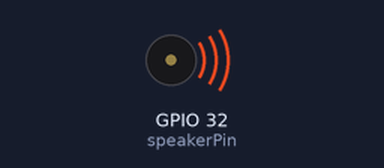
The sketch below on a simulated ESP32. Shown: buzzer (waves = sounding). What the sketch prints to the serial monitor is not drawn.

Above: at 0.1 s.
At 25.1 s:
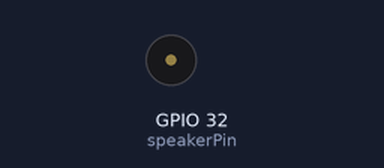
Timing chart, 0 to 40.0 s (numbered marks = the images above):
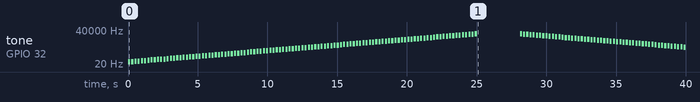

Measured:
- by itself, tone on GPIO 32 (speakerPin): plays 32 Hz for 0.15 s, 34 Hz for 0.15 s, 36 Hz for 0.15 s, 38 Hz for 0.15 s, 41 Hz for 0.15 s, 43 Hz for 0.15 s … (161 notes in this stretch)

The sketch:

hdd_test.ino
```cpp
// オクターブ1から10までの全半音を再生するテストコード

// スピーカー/ブザーを接続するピン
const int speakerPin = 32;

// === 周波数定義 (Hz) ===
// 国際標準ピッチ A4=440Hz に基づく平均律
// C0 = 16.35 Hz (参考)

// オクターブ 1 (C1 - B1) - 再生は非常に困難
#define NOTE_C1   32.70
#define NOTE_CS1  34.65  // C#1
#define NOTE_D1   36.71
#define NOTE_DS1  38.89  // D#1
#define NOTE_E1   41.20
#define NOTE_F1   43.65
#define NOTE_FS1  46.25  // F#1
#define NOTE_G1   49.00
#define NOTE_GS1  51.91  // G#1
#define NOTE_A1   55.00
#define NOTE_AS1  58.27  // A#1
#define NOTE_B1   61.74

// オクターブ 2 (C2 - B2) - 低音域、ブザーによっては再生困難
#define NOTE_C2   65.41
#define NOTE_CS2  69.30
#define NOTE_D2   73.42
#define NOTE_DS2  77.78
#define NOTE_E2   82.41
#define NOTE_F2   87.31
#define NOTE_FS2  92.50
#define NOTE_G2   98.00
#define NOTE_GS2 103.83
#define NOTE_A2  110.00
#define NOTE_AS2 116.54
#define NOTE_B2  123.47

// オクターブ 3 (C3 - B3)
#define NOTE_C3  130.81
#define NOTE_CS3 138.59
#define NOTE_D3  146.83
#define NOTE_DS3 155.56
#define NOTE_E3  164.81
#define NOTE_F3  174.61
#define NOTE_FS3 185.00
#define NOTE_G3  196.00
#define NOTE_GS3 207.65
#define NOTE_A3  220.00
#define NOTE_AS3 233.08
#define NOTE_B3  246.94

// オクターブ 4 (C4 - B4) - 中央のドを含むオクターブ
#define NOTE_C4  261.63
#define NOTE_CS4 277.18
#define NOTE_D4  293.66
#define NOTE_DS4 311.13
#define NOTE_E4  329.63
#define NOTE_F4  349.23
#define NOTE_FS4 369.99
#define NOTE_G4  392.00
#define NOTE_GS4 415.30
#define NOTE_A4  440.00
#define NOTE_AS4 466.16
#define NOTE_B4  493.88

// オクターブ 5 (C5 - B5)
#define NOTE_C5  523.25
#define NOTE_CS5 554.37
#define NOTE_D5  587.33
#define NOTE_DS5 622.25
#define NOTE_E5  659.25
#define NOTE_F5  698.46
#define NOTE_FS5 739.99
#define NOTE_G5  783.99
#define NOTE_GS5 830.61
#define NOTE_A5  880.00
#define NOTE_AS5 932.33
#define NOTE_B5  987.77

// オクターブ 6 (C6 - B6)
#define NOTE_C6  1046.50
#define NOTE_CS6 1108.73
#define NOTE_D6  1174.66
#define NOTE_DS6 1244.51
#define NOTE_E6  1318.51
#define NOTE_F6  1396.91
#define NOTE_FS6 1479.98
#define NOTE_G6  1567.98
#define NOTE_GS6 1661.22
#define NOTE_A6  1760.00
#define NOTE_AS6 1864.66
#define NOTE_B6  1975.53

// オクターブ 7 (C7 - B7)
#define NOTE_C7  2093.00
#define NOTE_CS7 2217.46
#define NOTE_D7  2349.32
#define NOTE_DS7 2489.02
#define NOTE_E7  2637.02
#define NOTE_F7  2793.83
#define NOTE_FS7 2959.96
#define NOTE_G7  3135.96
#define NOTE_GS7 3322.44
#define NOTE_A7  3520.00
#define NOTE_AS7 3729.31
#define NOTE_B7  3951.07

// オクターブ 8 (C8 - B8)
#define NOTE_C8  4186.01
#define NOTE_CS8 4434.92
#define NOTE_D8  4698.63
#define NOTE_DS8 4978.03
#define NOTE_E8  5274.04
#define NOTE_F8  5587.65
#define NOTE_FS8 5919.91
#define NOTE_G8  6271.93
#define NOTE_GS8 6644.88
#define NOTE_A8  7040.00
#define NOTE_AS8 7458.62
#define NOTE_B8  7902.13

// オクターブ 9 (C9 - B9) - 超高音域、再生・聴取困難な場合が多い
#define NOTE_C9  8372.02
#define NOTE_CS9 8869.84
#define NOTE_D9  9397.27
#define NOTE_DS9 9956.06
#define NOTE_E9 10548.08
#define NOTE_F9 11175.30
#define NOTE_FS9 11839.82
#define NOTE_G9 12543.85
#define NOTE_GS9 13289.75
#define NOTE_A9 14080.00
#define NOTE_AS9 14917.24
#define NOTE_B9 15804.27

// オクターブ 10 (C10のみ) - 極超高音域、通常は再生・聴取不能
#define NOTE_C10 16744.04
// オクターブ11 (C11 ~33.5kHz), オクターブ12 (C12 ~67kHz) は実用的でないため省略

// 再生する周波数の配列
float frequencies[] = {
  // Octave 1
  NOTE_C1, NOTE_CS1, NOTE_D1, NOTE_DS1, NOTE_E1, NOTE_F1, NOTE_FS1, NOTE_G1, NOTE_GS1, NOTE_A1, NOTE_AS1, NOTE_B1,
  // Octave 2
  NOTE_C2, NOTE_CS2, NOTE_D2, NOTE_DS2, NOTE_E2, NOTE_F2, NOTE_FS2, NOTE_G2, NOTE_GS2, NOTE_A2, NOTE_AS2, NOTE_B2,
  // Octave 3
  NOTE_C3, NOTE_CS3, NOTE_D3, NOTE_DS3, NOTE_E3, NOTE_F3, NOTE_FS3, NOTE_G3, NOTE_GS3, NOTE_A3, NOTE_AS3, NOTE_B3,
  // Octave 4
  NOTE_C4, NOTE_CS4, NOTE_D4, NOTE_DS4, NOTE_E4, NOTE_F4, NOTE_FS4, NOTE_G4, NOTE_GS4, NOTE_A4, NOTE_AS4, NOTE_B4,
  // Octave 5
  NOTE_C5, NOTE_CS5, NOTE_D5, NOTE_DS5, NOTE_E5, NOTE_F5, NOTE_FS5, NOTE_G5, NOTE_GS5, NOTE_A5, NOTE_AS5, NOTE_B5,
  // Octave 6
  NOTE_C6, NOTE_CS6, NOTE_D6, NOTE_DS6, NOTE_E6, NOTE_F6, NOTE_FS6, NOTE_G6, NOTE_GS6, NOTE_A6, NOTE_AS6, NOTE_B6,
  // Octave 7
  NOTE_C7, NOTE_CS7, NOTE_D7, NOTE_DS7, NOTE_E7, NOTE_F7, NOTE_FS7, NOTE_G7, NOTE_GS7, NOTE_A7, NOTE_AS7, NOTE_B7,
  // Octave 8
  NOTE_C8, NOTE_CS8, NOTE_D8, NOTE_DS8, NOTE_E8, NOTE_F8, NOTE_FS8, NOTE_G8, NOTE_GS8, NOTE_A8, NOTE_AS8, NOTE_B8,
  // Octave 9
  NOTE_C9, NOTE_CS9, NOTE_D9, NOTE_DS9, NOTE_E9, NOTE_F9, NOTE_FS9, NOTE_G9, NOTE_GS9, NOTE_A9, NOTE_AS9, NOTE_B9,
  // Octave 10
  NOTE_C10
};
int numFrequencies = sizeof(frequencies) / sizeof(frequencies[0]);

// 各音を鳴らす時間 (ミリ秒)
int noteDuration = 150;
// 音と音の間の休止時間 (ミリ秒)
int pauseBetweenNotes = 80; // (150ms + 80ms = 230ms per note)

void setup() {
  Serial.begin(115200);
  Serial.println("オクターブ1から10 (C10まで) の全半音テスト開始");
  Serial.print("合計ノート数: ");
  Serial.println(numFrequencies); // 109 notes
  Serial.println("再生時間 約25秒 (昇順)");
  Serial.println("注意: スピーカーや聴覚により、多くの音が再生できない/聞こえない可能性があります。");
}

void loop() {
  Serial.println("\n昇順で再生:");
  for (int i = 0; i < numFrequencies; i++) {
    float currentFrequency = frequencies[i];
    Serial.print(i + 1);
    Serial.print("/");
    Serial.print(numFrequencies);
    Serial.print(" - 周波数: ");
    Serial.print(currentFrequency, 2); // 小数点以下2桁まで表示
    Serial.println(" Hz");

    tone(speakerPin, currentFrequency, noteDuration);
    delay(noteDuration + pauseBetweenNotes);
  }

  Serial.println("\n--- 昇順再生完了 ---");
  delay(3000); // 3秒待つ

  Serial.println("\n降順で再生:");
  for (int i = numFrequencies - 1; i >= 0; i--) {
    float currentFrequency = frequencies[i];
    Serial.print(numFrequencies - i);
    Serial.print("/");
    Serial.print(numFrequencies);
    Serial.print(" - 周波数: ");
    Serial.print(currentFrequency, 2);
    Serial.println(" Hz");

    tone(speakerPin, currentFrequency, noteDuration);
    delay(noteDuration + pauseBetweenNotes);
  }

  Serial.println("\n--- 降順再生完了 ---");
  delay(5000); // 5秒待ってからループを繰り返す
}
```
